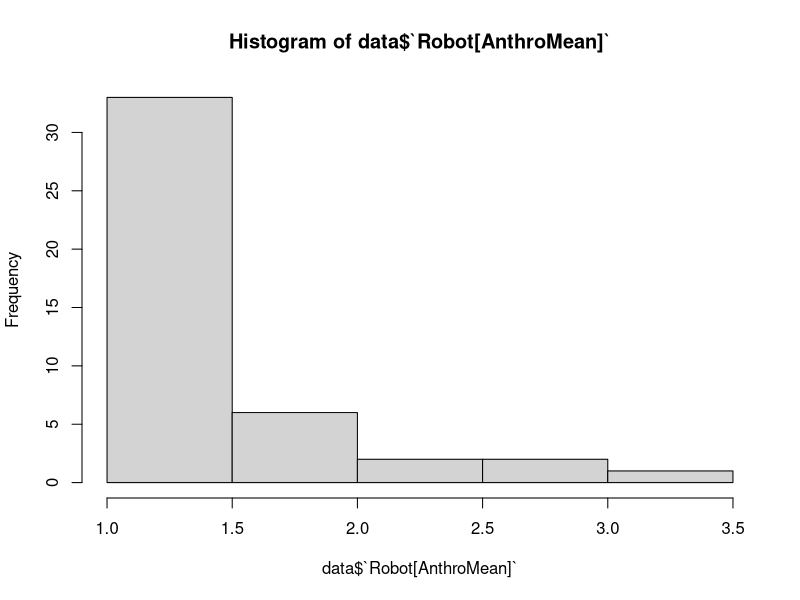

Generate this figure with R: (Note: this script raises an error after producing the figure.)
install.packages("ggplot2")
install.packages("readxl")
install.packages("psych")
install.packages("dplyr")
install.packages("car")

library("ggplot2") 
library("readxl")
library(psych)
library(dplyr)
library(tidyr)
library(car)


# Setup
# data <- read_excel("Vorstudie-Data/results.xlsx")
data <- read_excel("Vorstudie-Data/results-with-robot-wo-safety.xlsx")
describe(data)

# ---------------- data cleaning ----------------
clean_data <- function(data) {
# rename columns
# anthropomorphism
colnames(data) <- gsub(".  \\[Unecht \\| Natürlich\\]",  "", colnames(data))
colnames(data) <- gsub(".  \\[Wie eine Maschine \\| Wie ein Mensch\\]",  "", colnames(data))
colnames(data) <- gsub(".  \\[Hat kein Bewusstsein \\| Hat ein Bewusstsein\\]",  "", colnames(data))
colnames(data) <- gsub(".  \\[Künstlich \\| Realistisch \\]",  "", colnames(data))
colnames(data) <- gsub(".  \\[Bewegt sich steif \\| Bewegt sich flüssig\\]",  "", colnames(data))

# animacy
colnames(data) <- gsub(".  \\[Tot \\| Lebendig \\]",  "", colnames(data))
colnames(data) <- gsub(".  \\[Unbewegt \\| Lebendig \\]",  "", colnames(data))
colnames(data) <- gsub(".  \\[Mechanisch \\| Organisch \\]",  "", colnames(data))
colnames(data) <- gsub(".  \\[Träge \\| Interaktiv \\]",  "", colnames(data))
colnames(data) <- gsub(".  \\[Apathisch \\| Reagierend \\]",  "", colnames(data))

# likeability
colnames(data) <- gsub(".  \\[Nicht mögen \\| Mögen \\]",  "", colnames(data))
colnames(data) <- gsub(".  \\[Unfreundlich \\| Freundlich \\]",  "", colnames(data))
colnames(data) <- gsub(".  \\[Unhöflich \\| Höflich \\]",  "", colnames(data))
colnames(data) <- gsub(".  \\[Unangenehm \\| Angenehm \\]",  "", colnames(data))
colnames(data) <- gsub(".  \\[Furchtbar \\| Nett \\]",  "", colnames(data))

# perceived intelligence
colnames(data) <- gsub(".  \\[Inkompetent \\| Kompetent \\]",  "", colnames(data))
colnames(data) <- gsub(".  \\[Ungebildet \\| Unterrichtet \\]",  "", colnames(data))
colnames(data) <- gsub(".  \\[Verantwortungslos \\| Verantwortungsbewusst \\]",  "", colnames(data))
colnames(data) <- gsub(".  \\[Unintelligent \\| Intelligent \\]",  "", colnames(data))
colnames(data) <- gsub(".  \\[Unvernünftig \\| Vernünftig \\]",  "", colnames(data))

# perceived safety
colnames(data) <- gsub(".  \\[Ängstlich \\| Entspannt \\]",  "", colnames(data))
colnames(data) <- gsub(".  \\[Ruhig \\| Aufgewühlt \\]",  "", colnames(data))
colnames(data) <- gsub(".  \\[Still \\| Überrascht\\]",  "", colnames(data))

# copy and relocate anthro4
data$`toonBlue[Anima4]` <- data$`toonBlue[Anthro4]`
data <- data %>%
  relocate(`toonBlue[Anima4]`, .after = `toonBlue[Anima3]`)

data$`hyperRealistic[Anima4]` <- data$`hyperRealistic[Anthro4]`
data <- data %>%
  relocate(`hyperRealistic[Anima4]`, .after = `hyperRealistic[Anima3]`)

data$`panda[Anima4]` <- data$`panda[Anthro4]`
data <- data %>%
  relocate(`panda[Anima4]`, .after = `panda[Anima3]`)

data$`realisticWeird[Anima4]` <- data$`realisticWeird[Anthro4]`
data <- data %>%
  relocate(`realisticWeird[Anima4]`, .after = `realisticWeird[Anima3]`)

data$`toonBrown[Anima4]` <- data$`toonBrown[Anthro4]`
data <- data %>%
  relocate(`toonBrown[Anima4]`, .after = `toonBrown[Anima3]`)

data$`Robot[Anima4]` <- data$`Robot[Anthro4]`
data <- data %>%
  relocate(`Robot[Anima4]`, .after = `Robot[Anima3]`)

# delete rows with NaNs
data <- data %>%
  filter(!is.na(`Robot[Anthro1]`) & `Robot[Anthro1]` != "")

return(data)
}

data <- clean_data(data)
describe(data)
print(mean(data$`G01Q07. Wie alt sind Sie?`))
# function adds mean of 5 godspeed variables
add_mean_columns <- function(data) {
  data <- data %>%
    mutate(`toonBrown[AnthroMean]` = rowMeans(select(., `toonBrown[Anthro1]`, `toonBrown[Anthro2]`, `toonBrown[Anthro3]`, `toonBrown[Anthro4]`, `toonBrown[Anthro5]`), na.rm = TRUE)) %>%
    mutate(`toonBrown[AnimaMean]` = rowMeans(select(., `toonBrown[Anima1]`, `toonBrown[Anima2]`, `toonBrown[Anima3]`, `toonBrown[Anima4]`, `toonBrown[Anima5]`, `toonBrown[Anima6]`), na.rm = TRUE)) %>%
    mutate(`toonBrown[LikeMean]` = rowMeans(select(., `toonBrown[Like1]`, `toonBrown[Like2]`, `toonBrown[Like3]`, `toonBrown[Like4]`, `toonBrown[Like5]`), na.rm = TRUE)) %>%
    mutate(`toonBrown[IntMean]` = rowMeans(select(., `toonBrown[Int1]`, `toonBrown[Int2]`, `toonBrown[Int3]`, `toonBrown[Int4]`, `toonBrown[Int5]`), na.rm = TRUE)) %>%
    relocate(`toonBrown[AnthroMean]`, .after = `toonBrown[Anthro5]`) %>%  
    relocate(`toonBrown[AnimaMean]`, .after = `toonBrown[Anima6]`) %>%
    relocate(`toonBrown[LikeMean]`, .after = `toonBrown[Like5]`) %>%
    relocate(`toonBrown[IntMean]`, .after = `toonBrown[Int5]`) 
  
  data <- data %>%
    mutate(`toonBlue[AnthroMean]` = rowMeans(select(., `toonBlue[Anthro1]`, `toonBlue[Anthro2]`, `toonBlue[Anthro3]`, `toonBlue[Anthro4]`, `toonBlue[Anthro5]`), na.rm = TRUE)) %>%
    mutate(`toonBlue[AnimaMean]` = rowMeans(select(., `toonBlue[Anima1]`, `toonBlue[Anima2]`, `toonBlue[Anima3]`, `toonBlue[Anima4]`, `toonBlue[Anima5]`, `toonBlue[Anima6]`), na.rm = TRUE)) %>%
    mutate(`toonBlue[LikeMean]` = rowMeans(select(., `toonBlue[Like1]`, `toonBlue[Like2]`, `toonBlue[Like3]`, `toonBlue[Like4]`, `toonBlue[Like5]`), na.rm = TRUE)) %>%
    mutate(`toonBlue[IntMean]` = rowMeans(select(., `toonBlue[Int1]`, `toonBlue[Int2]`, `toonBlue[Int3]`, `toonBlue[Int4]`, `toonBlue[Int5]`), na.rm = TRUE)) %>%
    relocate(`toonBlue[AnthroMean]`, .after = `toonBlue[Anthro5]`) %>%  
    relocate(`toonBlue[AnimaMean]`, .after = `toonBlue[Anima6]`) %>%
    relocate(`toonBlue[LikeMean]`, .after = `toonBlue[Like5]`) %>%
    relocate(`toonBlue[IntMean]`, .after = `toonBlue[Int5]`) 
  
  data <- data %>%
    mutate(`hyperRealistic[AnthroMean]` = rowMeans(select(., `hyperRealistic[Anthro1]`, `hyperRealistic[Anthro2]`, `hyperRealistic[Anthro3]`, `hyperRealistic[Anthro4]`, `hyperRealistic[Anthro5]`), na.rm = TRUE)) %>%
    mutate(`hyperRealistic[AnimaMean]` = rowMeans(select(., `hyperRealistic[Anima1]`, `hyperRealistic[Anima2]`, `hyperRealistic[Anima3]`, `hyperRealistic[Anima4]`, `hyperRealistic[Anima5]`, `hyperRealistic[Anima6]`), na.rm = TRUE)) %>%
    mutate(`hyperRealistic[LikeMean]` = rowMeans(select(., `hyperRealistic[Like1]`, `hyperRealistic[Like2]`, `hyperRealistic[Like3]`, `hyperRealistic[Like4]`, `hyperRealistic[Like5]`), na.rm = TRUE)) %>%
    mutate(`hyperRealistic[IntMean]` = rowMeans(select(., `hyperRealistic[Int1]`, `hyperRealistic[Int2]`, `hyperRealistic[Int3]`, `hyperRealistic[Int4]`, `hyperRealistic[Int5]`), na.rm = TRUE)) %>%
    relocate(`hyperRealistic[AnthroMean]`, .after = `hyperRealistic[Anthro5]`) %>%  
    relocate(`hyperRealistic[AnimaMean]`, .after = `hyperRealistic[Anima6]`) %>%
    relocate(`hyperRealistic[LikeMean]`, .after = `hyperRealistic[Like5]`) %>%
    relocate(`hyperRealistic[IntMean]`, .after = `hyperRealistic[Int5]`) 
  
  data <- data %>%
    mutate(`realisticWeird[AnthroMean]` = rowMeans(select(., `realisticWeird[Anthro1]`, `realisticWeird[Anthro2]`, `realisticWeird[Anthro3]`, `realisticWeird[Anthro4]`, `realisticWeird[Anthro5]`), na.rm = TRUE)) %>%
    mutate(`realisticWeird[AnimaMean]` = rowMeans(select(., `realisticWeird[Anima1]`, `realisticWeird[Anima2]`, `realisticWeird[Anima3]`, `realisticWeird[Anima4]`, `realisticWeird[Anima5]`, `realisticWeird[Anima6]`), na.rm = TRUE)) %>%
    mutate(`realisticWeird[LikeMean]` = rowMeans(select(., `realisticWeird[Like1]`, `realisticWeird[Like2]`, `realisticWeird[Like3]`, `realisticWeird[Like4]`, `realisticWeird[Like5]`), na.rm = TRUE)) %>%
    mutate(`realisticWeird[IntMean]` = rowMeans(select(., `realisticWeird[Int1]`, `realisticWeird[Int2]`, `realisticWeird[Int3]`, `realisticWeird[Int4]`, `realisticWeird[Int5]`), na.rm = TRUE)) %>%
    relocate(`realisticWeird[AnthroMean]`, .after = `realisticWeird[Anthro5]`) %>%  
    relocate(`realisticWeird[AnimaMean]`, .after = `realisticWeird[Anima6]`) %>%
    relocate(`realisticWeird[LikeMean]`, .after = `realisticWeird[Like5]`) %>%
    relocate(`realisticWeird[IntMean]`, .after = `realisticWeird[Int5]`) 
  
  data <- data %>%
    mutate(`panda[AnthroMean]` = rowMeans(select(., `panda[Anthro1]`, `panda[Anthro2]`, `panda[Anthro3]`, `panda[Anthro4]`, `panda[Anthro5]`), na.rm = TRUE)) %>%
    mutate(`panda[AnimaMean]` = rowMeans(select(., `panda[Anima1]`, `panda[Anima2]`, `panda[Anima3]`, `panda[Anima4]`, `panda[Anima5]`, `panda[Anima6]`), na.rm = TRUE)) %>%
    mutate(`panda[LikeMean]` = rowMeans(select(., `panda[Like1]`, `panda[Like2]`, `panda[Like3]`, `panda[Like4]`, `panda[Like5]`), na.rm = TRUE)) %>%
    mutate(`panda[IntMean]` = rowMeans(select(., `panda[Int1]`, `panda[Int2]`, `panda[Int3]`, `panda[Int4]`, `panda[Int5]`), na.rm = TRUE)) %>%
    relocate(`panda[AnthroMean]`, .after = `panda[Anthro5]`) %>%  
    relocate(`panda[AnimaMean]`, .after = `panda[Anima6]`) %>%
    relocate(`panda[LikeMean]`, .after = `panda[Like5]`) %>%
    relocate(`panda[IntMean]`, .after = `panda[Int5]`) 
  
  # calculate godspeed mean
  data <- data %>%
    mutate(`toonBrown[AnthroMean]` = rowMeans(select(., `toonBrown[Anthro1]`, `toonBrown[Anthro2]`, `toonBrown[Anthro3]`, `toonBrown[Anthro4]`, `toonBrown[Anthro5]`), na.rm = TRUE)) %>%
    mutate(`toonBrown[AnimaMean]` = rowMeans(select(., `toonBrown[Anima1]`, `toonBrown[Anima2]`, `toonBrown[Anima3]`, `toonBrown[Anima4]`, `toonBrown[Anima5]`, `toonBrown[Anima6]`), na.rm = TRUE)) %>%
    mutate(`toonBrown[LikeMean]` = rowMeans(select(., `toonBrown[Like1]`, `toonBrown[Like2]`, `toonBrown[Like3]`, `toonBrown[Like4]`, `toonBrown[Like5]`), na.rm = TRUE)) %>%
    mutate(`toonBrown[IntMean]` = rowMeans(select(., `toonBrown[Int1]`, `toonBrown[Int2]`, `toonBrown[Int3]`, `toonBrown[Int4]`, `toonBrown[Int5]`), na.rm = TRUE)) %>%
    relocate(`toonBrown[AnthroMean]`, .after = `toonBrown[Anthro5]`) %>%  
    relocate(`toonBrown[AnimaMean]`, .after = `toonBrown[Anima6]`) %>%
    relocate(`toonBrown[LikeMean]`, .after = `toonBrown[Like5]`) %>%
    relocate(`toonBrown[IntMean]`, .after = `toonBrown[Int5]`) 
  
  data <- data %>%
    mutate(`Robot[AnthroMean]` = rowMeans(select(., `Robot[Anthro1]`, `Robot[Anthro2]`, `Robot[Anthro3]`, `Robot[Anthro4]`, `Robot[Anthro5]`), na.rm = TRUE)) %>%
    mutate(`Robot[AnimaMean]` = rowMeans(select(., `Robot[Anima1]`, `Robot[Anima2]`, `Robot[Anima3]`, `Robot[Anima4]`, `Robot[Anima5]`, `Robot[Anima6]`), na.rm = TRUE)) %>%
    mutate(`Robot[LikeMean]` = rowMeans(select(., `Robot[Like1]`, `Robot[Like2]`, `Robot[Like3]`, `Robot[Like4]`, `Robot[Like5]`), na.rm = TRUE)) %>%
    mutate(`Robot[IntMean]` = rowMeans(select(., `Robot[Int1]`, `Robot[Int2]`, `Robot[Int3]`, `Robot[Int4]`, `Robot[Int5]`), na.rm = TRUE)) %>%
    relocate(`Robot[AnthroMean]`, .after = `Robot[Anthro5]`) %>%  
    relocate(`Robot[AnimaMean]`, .after = `Robot[Anima6]`) %>%
    relocate(`Robot[LikeMean]`, .after = `Robot[Like5]`) %>%
    relocate(`Robot[IntMean]`, .after = `Robot[Int5]`) 
  
  return(data)
}
data <- add_mean_columns(data)

# ---------------- statistical tests ----------------
# ----- anthropomorphism anova ----
# normality checks, shapiro: if p > 0.05, it is normally distributed
columns <- data[, c("toonBlue[AnthroMean]", "toonBrown[AnthroMean]", "hyperRealistic[AnthroMean]",
                    "realisticWeird[AnthroMean]", "panda[AnthroMean]", "Robot[AnthroMean]")]
shapiro_anthro <- lapply(columns, shapiro.test)
describe(columns)
print(shapiro_anthro)
# usually it violated the homogeneity of variances for the anthro condition -> conduct a kruskal wallis test
hist(data$`Robot[AnthroMean]`) # anthro for robot is probably not normally distributed -> skewed towards low anthro values

anova_anthro <- function(data){
  data_selected <- data %>%
    select(`toonBlue[AnthroMean]`, `toonBrown[AnthroMean]`, `hyperRealistic[AnthroMean]`,
           `realisticWeird[AnthroMean]`, `panda[AnthroMean]`, `Robot[AnthroMean]`)
  
  # convertion to long format for anova
  data_long <- data_selected %>%
    pivot_longer(cols = everything(),
                 names_to = "Condition",
                 values_to = "AnthroMean")
  
  levene_test <- leveneTest(AnthroMean ~ Condition, data = data_long)
  print(levene_test)
  
  anova_result <- aov(AnthroMean ~ Condition, data = data_long)
  summary(anova_result)
  
  kruskal_test <- kruskal.test(AnthroMean ~ Condition, data = data_long)
  print(kruskal_test)
  
  summary_stats <- data_long %>%
    group_by(Condition) %>%
    summarize(Mean = mean(AnthroMean), SD = sd(AnthroMean))
  
  print(summary_stats)
  
  tukey_result <- TukeyHSD(anova_result)
  print(tukey_result)
  
  max_condition <- summary_stats %>%
    filter(Mean == max(Mean)) %>%
    select(Condition, Mean)
  
  min_condition <- summary_stats %>%
    filter(Mean == min(Mean)) %>%
    select(Condition, Mean)
  
  print(paste("Condition with maximum mean value:", max_condition$Condition, "Mean:", max_condition$Mean))
  print(paste("Condition with minimum mean value:", min_condition$Condition, "Mean:", min_condition$Mean))

}

anova_anthro_with_log_trans <- function(data){
  data_selected <- data %>%
    select(`toonBlue[AnthroMean]`, `toonBrown[AnthroMean]`, `hyperRealistic[AnthroMean]`,
           `realisticWeird[AnthroMean]`, `panda[AnthroMean]`, `Robot[AnthroMean]`)
  
  data_log_transformed <- log(data_selected)
  
  data_long_log <- data_log_transformed %>%
    pivot_longer(cols = everything(),
                 names_to = "Condition",
                 values_to = "AnthroMean")
  
  # Conduct Levene's test for homogeneity of variances on log-transformed data
  levene_test_log <- leveneTest(AnthroMean ~ Condition, data = data_long_log)
  print(levene_test_log)
  
  # If Levene's test p-value > 0.05, proceed with ANOVA
  if (levene_test_log$`Pr(>F)`[1] > 0.05) {
    anova_result_log <- aov(AnthroMean ~ Condition, data = data_long_log)
    print(summary(anova_result_log))
    
    # Conduct post-hoc test to find out which specific variables have significant differences
    tukey_result_log <- TukeyHSD(anova_result_log)
    print(tukey_result_log)
    
    # Check the mean values for each variable
    mean_values_log <- data_long_log %>%
      group_by(Condition) %>%
      summarise(Mean = mean(AnthroMean, na.rm = TRUE))
    
    print(mean_values_log)
  } else {
    print("The data does not meet the assumption of homogeneity of variances for ANOVA after log transformation.")
  }
  
  max_condition <- summary_stats %>%
    filter(Mean == max(Mean)) %>%
    select(Condition, Mean)
  
  min_condition <- summary_stats %>%
    filter(Mean == min(Mean)) %>%
    select(Condition, Mean)
  
  print(paste("Condition with maximum mean value:", max_condition$Condition, "Mean:", max_condition$Mean))
  print(paste("Condition with minimum mean value:", min_condition$Condition, "Mean:", min_condition$Mean))
}

anova_anthro(data)
anova_anthro_with_log_trans(data)

# ----- anima anova -----
columns <- data[, c("toonBlue[AnimaMean]", "toonBrown[AnimaMean]", "hyperRealistic[AnimaMean]",
                    "realisticWeird[AnimaMean]", "panda[AnimaMean]", "Robot[AnimaMean]")]
shapiro_anima <- lapply(columns, shapiro.test)
print(shapiro_anima)
anova_anima <- function(data) {
  data_selected <- data %>%
    select(`toonBlue[AnimaMean]`, `toonBrown[AnimaMean]`, `hyperRealistic[AnimaMean]`,
           `realisticWeird[AnimaMean]`, `panda[AnimaMean]`, `Robot[AnimaMean]`)
  
  data_long <- data_selected %>%
    pivot_longer(cols = everything(),
                 names_to = "Condition",
                 values_to = "AnimaMean")
  
  levene_test <- leveneTest(AnimaMean ~ Condition, data = data_long)
  print(levene_test)
  
  anova_result <- aov(AnimaMean ~ Condition, data = data_long)
  summary(anova_result)
  
  tukey_result <- TukeyHSD(anova_result)
  print(tukey_result)

  summary_stats <- data_long %>%
    group_by(Condition) %>%
    summarize(Mean = mean(AnimaMean), SD = sd(AnimaMean))
  
  print(summary_stats)
  
  max_condition <- summary_stats %>%
    filter(Mean == max(Mean)) %>%
    select(Condition, Mean)
  
  min_condition <- summary_stats %>%
    filter(Mean == min(Mean)) %>%
    select(Condition, Mean)
  
  print(paste("Condition with maximum mean value:", max_condition$Condition, "Mean:", max_condition$Mean))
  print(paste("Condition with minimum mean value:", min_condition$Condition, "Mean:", min_condition$Mean))
}

anova_anima(data)

# ----- likability anova -----
columns <- data[, c("toonBlue[LikeMean]", "toonBrown[LikeMean]", "hyperRealistic[LikeMean]",
                    "realisticWeird[LikeMean]", "panda[LikeMean]", "Robot[LikeMean]")]
shapiro_like <- lapply(columns, shapiro.test)
print(shapiro_like)

anova_like <- function(data) {
  data_selected <- data %>%
    select(`toonBlue[LikeMean]`, `toonBrown[LikeMean]`, `hyperRealistic[LikeMean]`,
           `realisticWeird[LikeMean]`, `panda[LikeMean]`, `Robot[LikeMean]`)
  
  data_long <- data_selected %>%
    pivot_longer(cols = everything(),
                 names_to = "Condition",
                 values_to = "LikeMean")
  
  anova_result <- aov(LikeMean ~ Condition, data = data_long)
  print(summary(anova_result))
  
  tukey_result <- TukeyHSD(anova_result)
  print(tukey_result)
  
  summary_stats <- data_long %>%
    group_by(Condition) %>%
    summarize(Mean = mean(LikeMean), SD = sd(LikeMean))
  
  print(summary_stats)
  
  like_max_condition <<- summary_stats %>%
    filter(Mean == max(Mean)) %>%
    select(Condition, Mean)
  
  like_min_condition <<- summary_stats %>%
    filter(Mean == min(Mean)) %>%
    select(Condition, Mean)
  
  print(paste("Condition with maximum mean value:", like_max_condition$Condition, "Mean:", max_condition$Mean))
  print(paste("Condition with minimum mean value:", like_min_condition$Condition, "Mean:", min_condition$Mean))
}

anova_like(data)
t.test(data$`toonBrown[LikeMean]`, data$`hyperRealistic[LikeMean]`)

# ----- Intelligence anova -----
columns <- data[, c("toonBlue[IntMean]", "toonBrown[IntMean]", "hyperRealistic[IntMean]",
                    "realisticWeird[IntMean]", "panda[IntMean]", "Robot[IntMean]")]
shapiro_int <- lapply(columns, shapiro.test)
print(shapiro_int)
describe(columns)

hist(data$`Robot[IntMean]`)

anova_int <- function(data) {
  data_selected <- data %>%
    select(`toonBlue[IntMean]`, `toonBrown[IntMean]`, `hyperRealistic[IntMean]`,
           `realisticWeird[IntMean]`, `panda[IntMean]`, `Robot[IntMean]`)
  
  data_long <- data_selected %>%
    pivot_longer(cols = everything(),
                 names_to = "Condition",
                 values_to = "IntMean")
  
  levene_test <- leveneTest(IntMean ~ Condition, data = data_long)
  print(levene_test)
  
  anova_result <- aov(IntMean ~ Condition, data = data_long)
  summary(anova_result)
  
  tukey_result <- TukeyHSD(anova_result)
  print(tukey_result)
  
  summary_stats <- data_long %>%
    group_by(Condition) %>%
    summarize(Mean = mean(IntMean), SD = sd(IntMean))
  
  print(summary_stats)
  
  max_condition <- summary_stats %>%
    filter(Mean == max(Mean)) %>%
    select(Condition, Mean)
  
  min_condition <- summary_stats %>%
    filter(Mean == min(Mean)) %>%
    select(Condition, Mean)
  
  print(paste("Condition with maximum mean value:", max_condition$Condition, "Mean:", max_condition$Mean))
  print(paste("Condition with minimum mean value:", min_condition$Condition, "Mean:", min_condition$Mean))
}

anova_int(data)
t.test(data$`hyperRealistic[IntMean]`, data$`toonBrown[IntMean]`)



anova_anthro(data)
anova_anima(data)
anova_like(data)
anova_int(data)


t_panda_toon <- t.test(toonBlue_Anthropomorphism, panda_Anthropomorphism, paired = FALSE)
t_hyper_toon <- t.test(toonBlue_Anthropomorphism, hyperRealistic_Anthropomorphism, paired = FALSE)
print(mean(toonBlue_Anthropomorphism))
print(mean(panda_Anthropomorphism))
print(mean(hyperRealistic_Anthropomorphism))
print(t_panda_toon)
print(t_hyper_toon)
